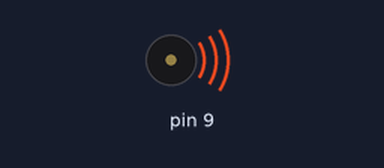
Bench run of a sketch on a simulated Arduino Uno, built with avr-gcc and run on an emulated ATmega328P. Shown: buzzer (waves = sounding).

Above: at 0.2 s.
At 3.7 s:
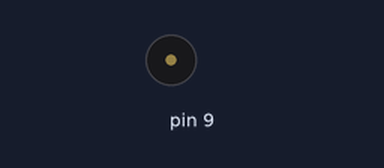
Timing chart, 0 to 5.2 s (numbered marks = the images above):
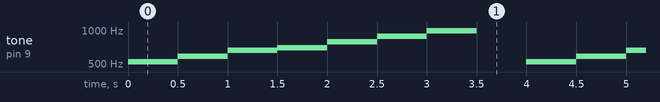

The sketch:

Tone_testing.ino
```cpp
void setup() {
  // put your setup code here, to run once:
pinMode(9, OUTPUT);
}

void loop() {
  // put your main code here, to run repeatedly:

tone(9, 523); //C
delay(500);
tone(9, 587); //D
delay(500);
tone(9, 659); //E
delay(500);
tone(9, 698); //F
delay(500);
tone(9, 784); //G
delay(500);
tone(9, 880); //A
delay(500);
tone(9, 988); //B
delay(500);
tone(9, 0);
delay(500);
}
```

Measured:
- by itself, tone on pin 9: repeats every 4.0 s: 587 Hz 0.50 s, 659 Hz 0.50 s, 698 Hz 0.50 s, 784 Hz 0.50 s, 880 Hz 0.50 s, 988 Hz 0.50 s, silent 0.50 s, 523 Hz 0.50 s
